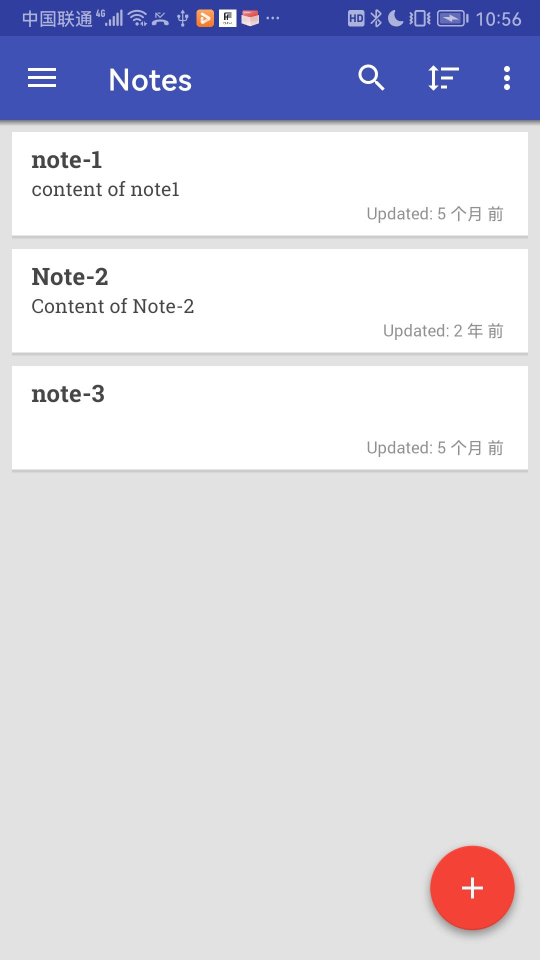
#> input picture backend/data/scripts/1761620164366/1761620174821/screen.jpeg, 1080 x 1920 px (shown at 1/2 size)
$ python -i ip_preprocessing.py   (imports and definitions only)
#> lines starting #> are read from the running program, lines starting #| are printed output that depends on the picture
#> further down, picture is the input picture: shape (1920, 1080, 3); mean B, G, R 225.2, 213.6, 213.6
### backend/app/utils/ui/CONFIG_UIED.py
class Config:

    def __init__(self):
        # Adjustable
        # self.THRESHOLD_PRE_GRADIENT = 4             # dribbble:4 rico:4 web:1
        # self.THRESHOLD_OBJ_MIN_AREA = 55            # bottom line 55 of small circle
        # self.THRESHOLD_BLOCK_GRADIENT = 5

        # *** Frozen ***
        self.THRESHOLD_REC_MIN_EVENNESS = 0.7
        self.THRESHOLD_REC_MAX_DENT_RATIO = 0.25
        self.THRESHOLD_LINE_THICKNESS = 8
        self.THRESHOLD_LINE_MIN_LENGTH = 0.95
        self.THRESHOLD_COMPO_MAX_SCALE = (0.25, 0.98)  # (120/800, 422.5/450) maximum height and width ratio for a atomic compo (button)
        self.THRESHOLD_TEXT_MAX_WORD_GAP = 10
        self.THRESHOLD_TEXT_MAX_HEIGHT = 0.04  # 40/800 maximum height of text
        self.THRESHOLD_TOP_BOTTOM_BAR = (0.045, 0.94)  # (36/800, 752/800) height ratio of top and bottom bar
        self.THRESHOLD_BLOCK_MIN_HEIGHT = 0.03  # 24/800

        # [13 lines of commented-out code are left out]

        self.CLASS_MAP = {
            '0': 'Button', '1': 'CheckBox', '2': 'Chronometer', '3': 'EditText', '4': 'ImageButton',
            '5': 'ImageView', '6': 'ProgressBar', '7': 'RadioButton', '8': 'RatingBar',
            '9': 'SeekBar', '10': 'Spinner', '11': 'Switch', '12': 'ToggleButton',
            '13': 'VideoView', '14': 'TextView',
        }
        self.COLOR = {
            'Button': (0, 255, 0), 'CheckBox': (0, 0, 255), 'Chronometer': (255, 166, 166),
            'EditText': (255, 166, 0), 'ImageButton': (77, 77, 255), 'ImageView': (255, 0, 166),
            'ProgressBar': (166, 0, 255), 'RadioButton': (166, 166, 166), 'RatingBar': (0, 166, 255),
            'SeekBar': (0, 166, 10), 'Spinner': (50, 21, 255), 'Switch': (80, 166, 66),
            'ToggleButton': (0, 66, 80), 'VideoView': (88, 66, 0), 'TextView': (169, 255, 0),
            'Text': (169, 255, 0), 'Non-Text': (255, 0, 166), 'Noise': (6, 6, 255),
            'Non-Noise': (6, 255, 6), 'Image': (255, 6, 6), 'Non-Image': (6, 6, 255),
        }

### backend/app/utils/ui/detect_compo/lib_ip/ip_preprocessing.py
import cv2
import numpy as np
from app.utils.ui.CONFIG_UIED import Config

C = Config()

# [24 lines left out: function read_img, not called in this run]


def gray_to_gradient(img):
    if len(img.shape) == 3:
        img = cv2.cvtColor(img, cv2.COLOR_BGR2GRAY)
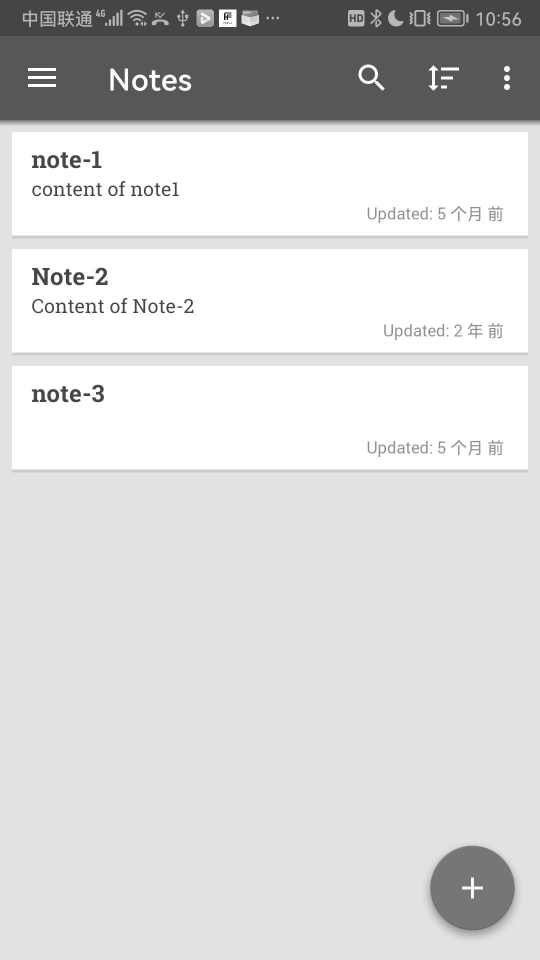
#> img: shape (1920, 1080) (shown at 1/2 size); min 13, max 255, mean 214.9
    img_f = np.copy(img)
    img_f = img_f.astype("float")

    kernel_h = np.array([[0,0,0], [0,-1.,1.], [0,0,0]])
    kernel_v = np.array([[0,0,0], [0,-1.,0], [0,1.,0]])
    dst1 = abs(cv2.filter2D(img_f, -1, kernel_h))
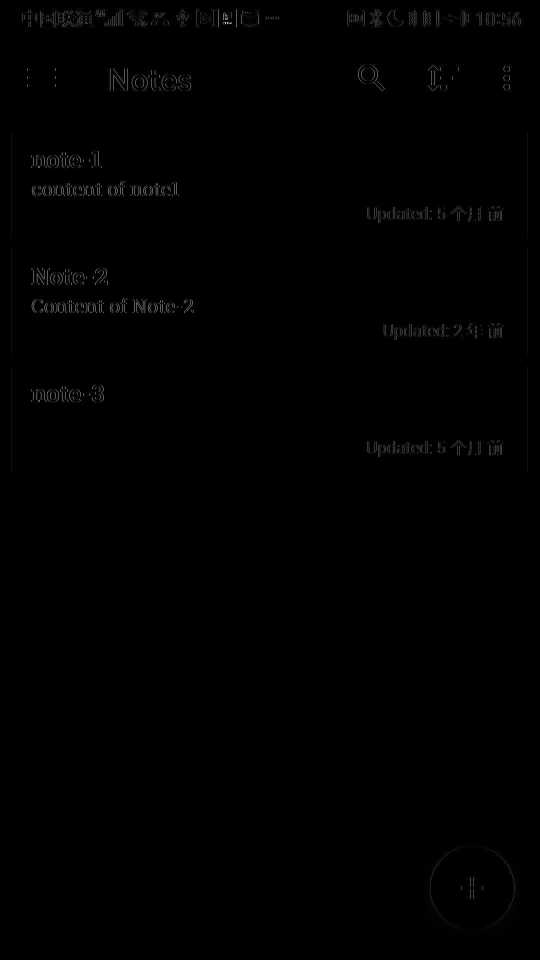
#> dst1: shape (1920, 1080) float64 (shown at 1/2 size); min 0, max 233, mean 0.8
    dst2 = abs(cv2.filter2D(img_f, -1, kernel_v))
    gradient = (dst1 + dst2).astype('uint8')
    return gradient


# [23 lines left out: functions reverse_binary, binarization, not called in this run]

>>> import cv2
>>> picture = cv2.imread('../../../../../data/scripts/1761620164366/1761620174821/screen.jpeg')
>>> result = gray_to_gradient(picture)

$ run again, on backend/data/scripts/1761620164366/1761620174821/widget.jpeg
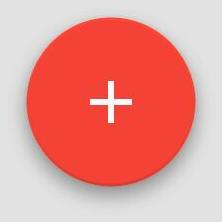
#> input picture backend/data/scripts/1761620164366/1761620174821/widget.jpeg, 222 x 222 px
#> picture is the input picture: shape (222, 222, 3); mean B, G, R 145.5, 150.9, 229.6
#> in gray_to_gradient, `img = cv2.cvtColor(img, cv2.COLOR_BGR2GRAY)`:
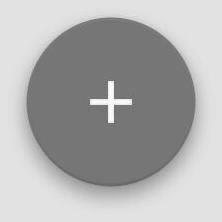
#> img: shape (222, 222); min 84, max 255, mean 173.9
#> in gray_to_gradient, `dst1 = abs(cv2.filter2D(img_f, -1, kernel_h))`:
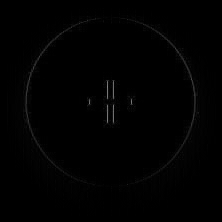
#> dst1: shape (222, 222) float64; min 0, max 134, mean 1.3
